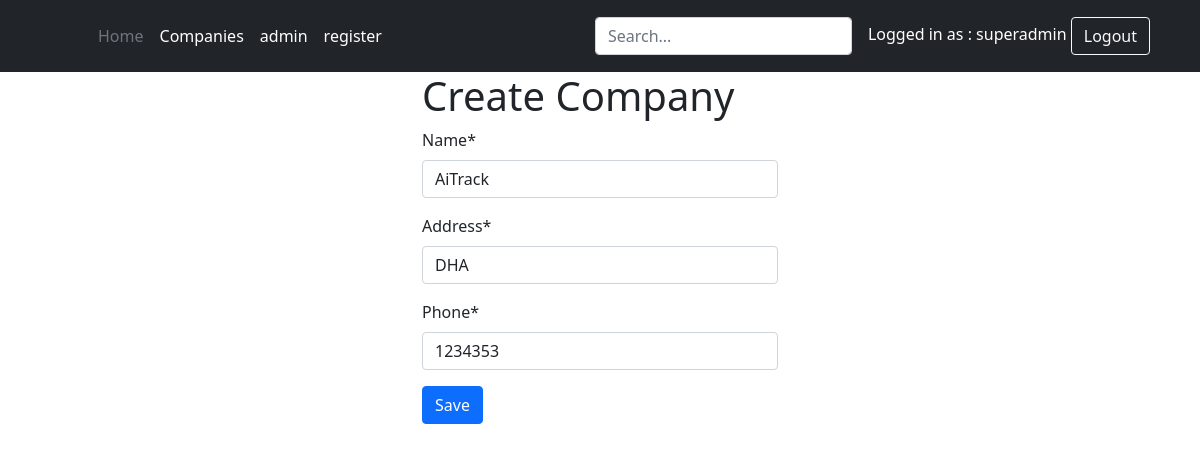
The page /companies/1/edit/ (signed in) on the database its author committed.
### accounts/models.py (models this page shows)
class UserProfile(AbstractUser):
    is_manager  = models.BooleanField(default=False)
    is_admin    = models.BooleanField(default=False)
    is_installer = models.BooleanField(default=False)
    is_agent = models.BooleanField(default=False)
    company = models.ForeignKey(Company, on_delete=models.CASCADE, null=True, related_name='owned_companies')

### companies/models.py (models this page shows, shortened)
class Company(models.Model):
    name = models.CharField(max_length=255)
    address = models.CharField(max_length=255)
    phone = models.CharField(max_length=20)
    owner = models.ForeignKey(settings.AUTH_USER_MODEL, on_delete=models.CASCADE, related_name='owned_companies')

### companies/views.py (the view)
# urls.py: path('<int:pk>/edit/', views.company_update, name='company_update'),
@login_required
def company_update(request, pk):
    company = get_object_or_404(Company, pk=pk, owner=request.user)
    if request.method == 'POST':
        form = CompanyForm(request.POST, instance=company)
        if form.is_valid():
            company = form.save()
            return redirect('company_detail', pk=company.pk)
    else:
        form = CompanyForm(instance=company)
    return render(request, 'companies/company_form.html', {'form': form})

### companies/forms.py
class CompanyForm(forms.ModelForm):
    helper = FormHelper()
    helper.form_method = 'post'
    helper.add_input(Submit('submit', 'Save'))
    class Meta:
        model = Company
        fields = ['name', 'address', 'phone']

### companies/templates/companies/company_form.html (shortened to what this page needs)
{% extends 'base.html' %}
{% block content %}
  <div class="container">
  <div class="row" >
<div  class="col">
</div>
<div  class="col">
    <h1>Create Company</h1>
    <form method="post">
      {% load crispy_forms_tags %}
      {{ form|crispy }}
      <button type="submit" class="btn btn-primary">Save</button>
    </form>
      </div>
      <div  class="col">
</div>
      </div>
  </div>
{% endblock %}

### templates/header.html (shortened to what this page needs)
<header class="p-3 bg-dark text-white">
    <div class="container">
      <div class="d-flex flex-wrap align-items-center justify-content-center justify-content-lg-start">
        <a href="/" class="d-flex align-items-center mb-2 mb-lg-0 text-white text-decoration-none">
          <svg class="bi me-2" width="40" height="32" role="img" aria-label="Bootstrap"><use xlink:href="#bootstrap"></use></svg>
        </a>
        <ul class="nav col-12 col-lg-auto me-lg-auto mb-2 justify-content-center mb-md-0">
          <li><a href="\" class="nav-link px-2 text-secondary">Home</a></li>
          {% if request.user.is_authenticated %}
              {% if request.user.is_superuser %}
          <li><a href="{% url 'home:company_list' %}" class="nav-link px-2 text-white">Companies</a></li>
          <li><a href="/admin/" class="nav-link px-2 text-white">admin</a></li>
          <li><a href="{% url 'accounts:register' %}" class="nav-link px-2 text-white">register</a></li>
          {% endif %}
          {% endif %}
        </ul>
        <form class="col-12 col-lg-auto mb-3 mb-lg-0 me-lg-3">
          <input type="search" class="form-control form-control-dark" placeholder="Search..." aria-label="Search">
        </form>
        {% if request.user.is_authenticated %}
        <div class="text-end">
        Logged in as : {{ request.user.username }}
        <a href="{% url 'accounts:logout' %}" class="btn btn-outline-light me-2">Logout</a>
        </div>
        {% else %}
        <div class="text-end">
          <a href="{% url 'accounts:login' %}" class="btn btn-outline-light me-2">Login</a>
        {% endif %}
      </div>
    </div>
  </header>

### rows shown on the page
UserProfile: user.username "superadmin"
Company: name "AiTrack", address "DHA", phone "1234353"
